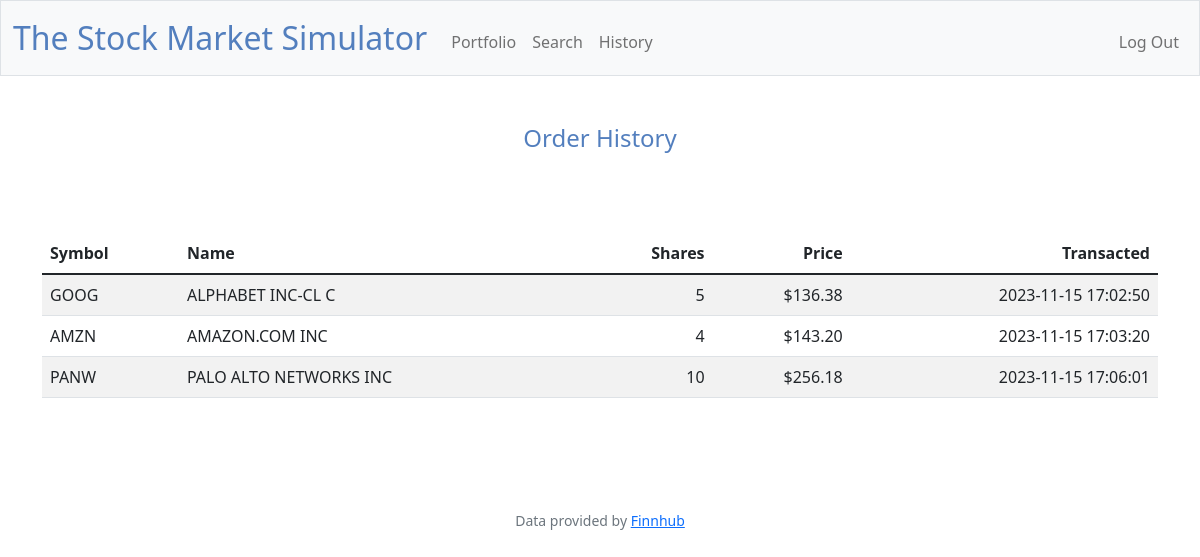
The app's page /history (signed in), older data.
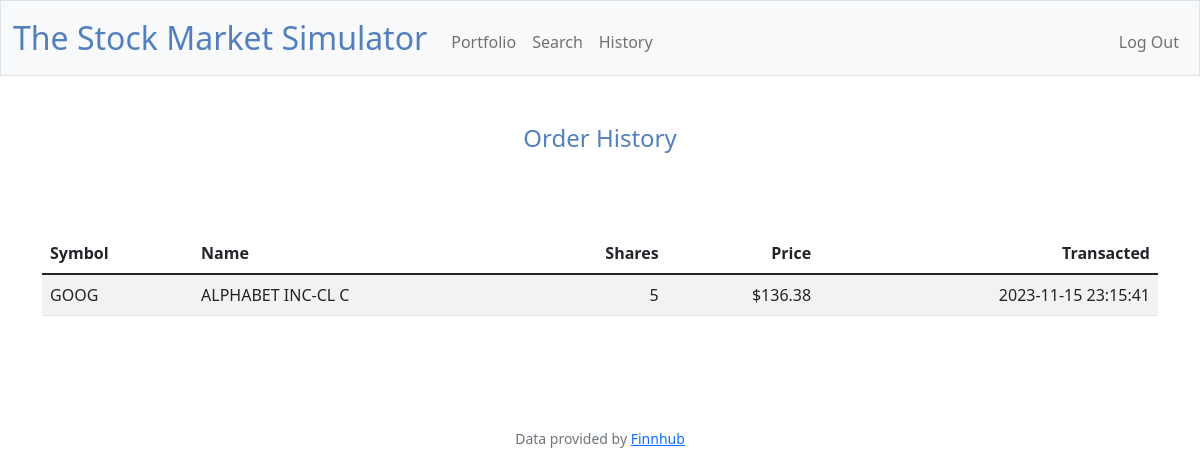
The same page, newer data.
### tables this page shows
CREATE TABLE history (user_id INTEGER NOT NULL, symbol TEXT NOT NULL, name TEXT NOT NULL, shares INTEGER NOT NULL, price NUMERIC NOT NULL, time TEXT NOT NULL, FOREIGN KEY (user_id) REFERENCES users(id));

### app.py (the view)
@app.route("/history")
@login_required
def history():
    result = db.execute("SELECT symbol, name, shares, price, time FROM users JOIN history ON user_id WHERE id = ?", session["user_id"])
    return render_template("history.html", result=result)

### app.py (called while the page is built)
@app.after_request
def after_request(response):
    response.headers["Cache-Control"] = "no-cache, no-store, must-revalidate"
    response.headers["Expires"] = 0
    response.headers["Pragma"] = "no-cache"
    return response

### helpers.py (called while the page is built)
def login_required(f):
    @wraps(f)
    def decorated_function(*args, **kwargs):
        if session.get("user_id") is None:
            return redirect("/login")
        return f(*args, **kwargs)
    return decorated_function

def usd(value):
    if value >= 0.0:
        return f"${value:,.2f}"
    else:
        return f"-${abs(value):,.2f}"

### templates/history.html (shortened to what this page needs)
{% extends "layout.html" %}
{% block main %}
    <h4 class="blue">Order History</h4>
    <br>
    {% if result %}
        <div class="container py-5 text-center">
            <table class="table table-striped">
                <thead>
                    <tr>
                        <th class="text-start">Symbol</th>
                        <th class="text-start">Name</th>
                        <th class="text-end">Shares</th>
                        <th class="text-end">Price</th>
                        <th class="text-end">Transacted</th>
                    </tr>
                </thead>
                <tbody>
                    {% for stock in result %}
                        <tr>
                            <td class="text-start align-middle">{{ stock.symbol }}</td>
                            <td class="text-start align-middle">{{ stock.name }}</td>
                            <td class="text-end align-middle">{{ stock.shares }}</td>
                            <td class="text-end align-middle">{{ stock.price | usd }}</td>
                            <td class="text-end align-middle">{{ stock.time }}</td>
                        </tr>
                    {% endfor %}
                </tbody>
            </table>
        </div>
    {% else %}
    <br>
    <p>No orders placed.</p>
    {% endif %}
{% endblock %}

### templates/layout.html (shortened to what this page needs)
<!DOCTYPE html>
<html lang="en">
    <head>
        <link href="https://cdn.jsdelivr.net/npm/bootstrap@5.1.3/dist/css/bootstrap.min.css" rel="stylesheet">
        <link href="/static/styles.css" rel="stylesheet">
    </head>
    <body>
        <nav class="bg-light border navbar navbar-expand-md navbar-light">
            <div class="container-fluid">
                <a class="navbar-brand" href="/"><span class="blue">The Stock Market Simulator</span></a>
                <div class="collapse navbar-collapse" id="navbar">
                    {% if session["user_id"] %}
                        <ul class="navbar-nav me-auto mt-2">
                            <li class="nav-item"><a class="nav-link" href="/">Portfolio</a></li>
                            <li class="nav-item"><a class="nav-link" href="/search">Search</a></li>
                            <li class="nav-item"><a class="nav-link" href="/history">History</a></li>
                        </ul>
                        <ul class="navbar-nav ms-auto mt-2">
                            <li class="nav-item"><a class="nav-link" href="/logout">Log Out</a></li>
                        </ul>
                    {% else %}
                        <ul class="navbar-nav ms-auto mt-2">
                            <li class="nav-item"><a class="nav-link" href="/register">Register</a></li>
                            <li class="nav-item"><a class="nav-link" href="/login">Log In</a></li>
                        </ul>
                    {% endif %}
                </div>
            </div>
        </nav>
        <main class="container-fluid py-5 text-center">
            {% block main %}{% endblock %}
        </main>
        <footer class="mb-5 small text-center text-muted">
            Data provided by <a href="https://finnhub.io/">Finnhub</a>
        </footer>
    </body>
</html>

### static/styles.css (style rules this page uses)
nav .navbar-brand { font-size: xx-large; }
nav .navbar-brand .blue { color: #537fbe; }
main .blue { color: #537fbe; }

Row changes from the older to the newer data that the page shows:
removed history: symbol "AMZN", name "AMAZON.COM INC", shares "4", price "$143.20", time "2023-11-15 17:03:20"
removed history: symbol "PANW", name "PALO ALTO NETWORKS INC", shares "10", price "$256.18", time "2023-11-15 17:06:01"
changed history "GOOG": time "2023-11-15 17:02:50" → "2023-11-15 23:15:41"
